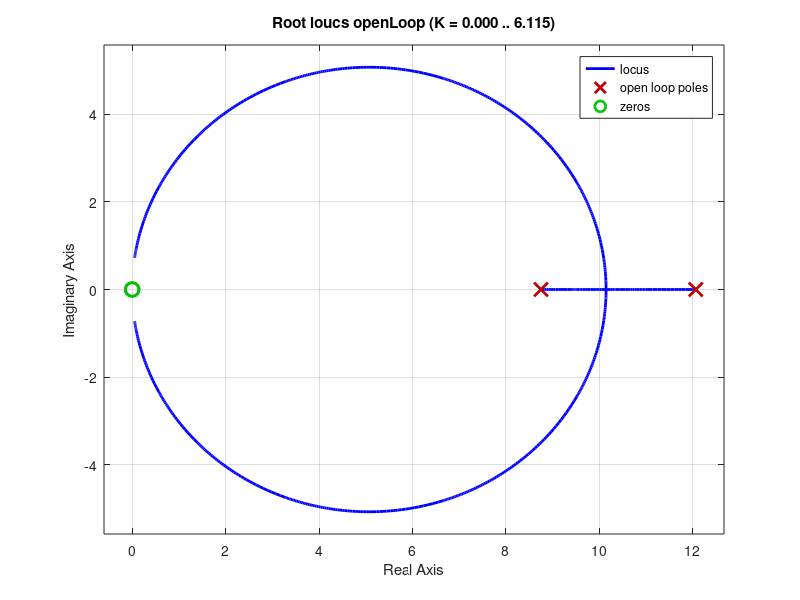

Write MATLAB code to recreate this figure. (Note: this script raises an error after producing the figure.)
clc;
clear all;
clear vars;
% Classical Controller Design Not Demanded from Task but implemented

%% K = \frac{Kp}{F{aKe}}
% a = Ti = \frac{Kp}{Ki} = 0.2
%K = \frac{1.75}{F{0.2*1} = 8.753
%Faster Response Tunning
% a=Ki/Kp=0.6
% K = 8.75;
% Ke = 1.2;


%% Initial Values Before Tunning
disp("Initial Parameters Before Tunning")
Plant_gain = 18.69
Plant_pole = 12.064
Kp = 1.75
Ki = 8.75
Ti = 0.2
disp("Fuzzy- PI K  parameter K=Kp/F{aKe}")
Ke = 1; % Normalization
TFControl = zpk(0,Ki,Kp);
TFPlant = zpk(0,Plant_pole,Plant_gain);

openLoop = TFControl*TFPlant;
figure('Name','OpenLoop root locus');
rlocus(openLoop);

closedLoop = feedback(openLoop,1,-1);
figure('Name','Closed loop Step Response');
t=1:0.01:30;
opt = stepDataOptions('InputOffset',-50,'StepAmplitude',150);
step(closedLoop,t,opt)
%% Model Tunning 
load("PI_Model_Tunned.mat")
Kp=0.269318149004613
Ki=7.8383722787092
Ke=1
TFControl = zpk(0,Ki,Kp);

openLoop =TFControl*TFPlant;
figure('Name','OpenLoop Root Locus');
rlocus(openLoop);

closedLoop = feedback(openLoop,1,-1);
figure('Name','Closed loop Step Response');
t=1:0.01:30;
opt = stepDataOptions('InputOffset',-50,'StepAmplitude',150);
step(closedLoop,t,opt)
